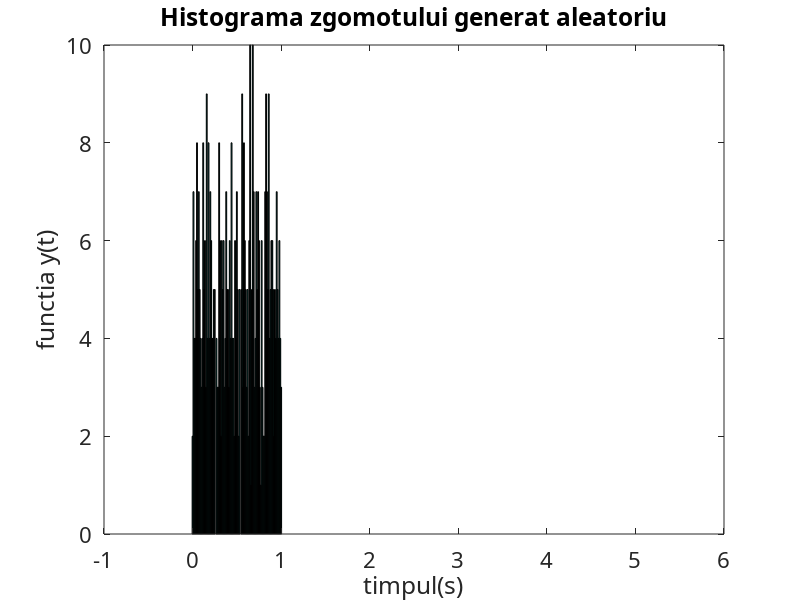

Recreate this plot in MATLAB.
Ts = 0.01;
t = 0:Ts:5;
x1 = rand(1, length(t));
hist(x1,t), grid, set (gca, 'FontName', ...
'Arial Cyr', 'FontSize', 16)

title('Histograma zgomotului generat aleatoriu')
xlabel('timpul(s)'), ylabel('functia y(t)'), grid